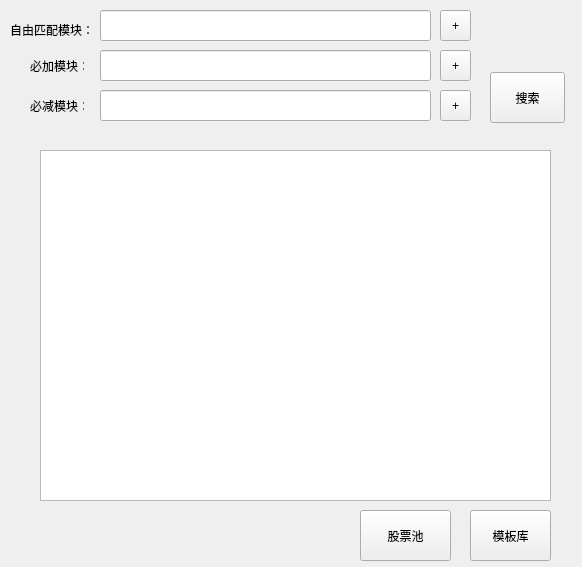
<?xml version="1.0" encoding="UTF-8"?>
<ui version="4.0">
 <class>form</class>
 <widget class="QWidget" name="form">
  <property name="geometry">
   <rect>
    <x>0</x>
    <y>0</y>
    <width>582</width>
    <height>567</height>
   </rect>
  </property>
  <property name="windowTitle">
   <string>Form</string>
  </property>
  <widget class="QLabel" name="label">
   <property name="geometry">
    <rect>
     <x>10</x>
     <y>20</y>
     <width>81</width>
     <height>20</height>
    </rect>
   </property>
   <property name="text">
    <string>自由匹配模块：</string>
   </property>
  </widget>
  <widget class="QLineEdit" name="lineEdit">
   <property name="geometry">
    <rect>
     <x>100</x>
     <y>10</y>
     <width>331</width>
     <height>31</height>
    </rect>
   </property>
  </widget>
  <widget class="QLabel" name="label_2">
   <property name="geometry">
    <rect>
     <x>30</x>
     <y>60</y>
     <width>54</width>
     <height>12</height>
    </rect>
   </property>
   <property name="text">
    <string>必加模块：</string>
   </property>
  </widget>
  <widget class="QLineEdit" name="lineEdit_2">
   <property name="geometry">
    <rect>
     <x>100</x>
     <y>50</y>
     <width>331</width>
     <height>31</height>
    </rect>
   </property>
  </widget>
  <widget class="QLabel" name="label_3">
   <property name="geometry">
    <rect>
     <x>30</x>
     <y>100</y>
     <width>54</width>
     <height>12</height>
    </rect>
   </property>
   <property name="text">
    <string>必减模块：</string>
   </property>
  </widget>
  <widget class="QLineEdit" name="lineEdit_3">
   <property name="geometry">
    <rect>
     <x>100</x>
     <y>90</y>
     <width>331</width>
     <height>31</height>
    </rect>
   </property>
  </widget>
  <widget class="QTextBrowser" name="textBrowser">
   <property name="geometry">
    <rect>
     <x>40</x>
     <y>150</y>
     <width>511</width>
     <height>351</height>
    </rect>
   </property>
  </widget>
  <widget class="QPushButton" name="pushButton">
   <property name="geometry">
    <rect>
     <x>360</x>
     <y>510</y>
     <width>91</width>
     <height>51</height>
    </rect>
   </property>
   <property name="text">
    <string>股票池</string>
   </property>
  </widget>
  <widget class="QPushButton" name="pushButton_2">
   <property name="geometry">
    <rect>
     <x>470</x>
     <y>510</y>
     <width>81</width>
     <height>51</height>
    </rect>
   </property>
   <property name="text">
    <string>模板库</string>
   </property>
  </widget>
  <widget class="QToolButton" name="toolButton">
   <property name="geometry">
    <rect>
     <x>440</x>
     <y>10</y>
     <width>31</width>
     <height>31</height>
    </rect>
   </property>
   <property name="text">
    <string>+</string>
   </property>
  </widget>
  <widget class="QToolButton" name="toolButton_2">
   <property name="geometry">
    <rect>
     <x>440</x>
     <y>50</y>
     <width>31</width>
     <height>31</height>
    </rect>
   </property>
   <property name="text">
    <string>+</string>
   </property>
  </widget>
  <widget class="QToolButton" name="toolButton_3">
   <property name="geometry">
    <rect>
     <x>440</x>
     <y>90</y>
     <width>31</width>
     <height>31</height>
    </rect>
   </property>
   <property name="text">
    <string>+</string>
   </property>
  </widget>
  <widget class="QPushButton" name="pushButton_3">
   <property name="geometry">
    <rect>
     <x>490</x>
     <y>72</y>
     <width>75</width>
     <height>51</height>
    </rect>
   </property>
   <property name="text">
    <string>搜索</string>
   </property>
  </widget>
 </widget>
 <resources/>
 <connections/>
</ui>
